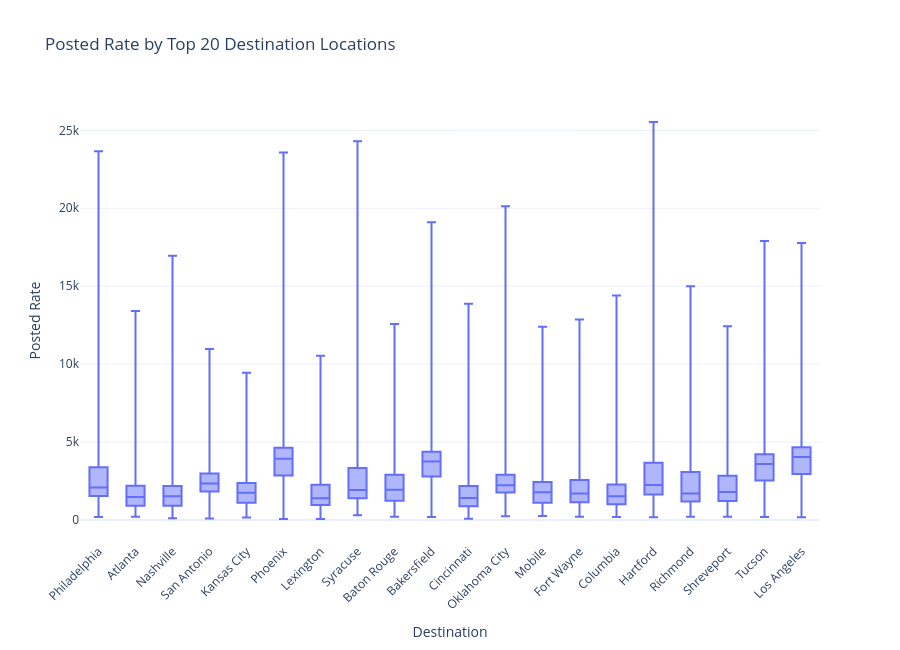

This figure's notebook cell:
### Code cell
top_destinations = (
    df["delivery"]
    .value_counts()
    .head(20)
    .index
)

df_destination = df[
    df["delivery"].isin(top_destinations)
]

fig = px.box(
    df_destination,
    x="delivery",
    y=TARGET,
    points=False,
    title="Posted Rate by Top 20 Destination Locations",
    labels={
        "delivery": "Destination",
        TARGET: "Posted Rate"
    }
)

fig.update_layout(
    template="plotly_white",
    height=650,
    xaxis_tickangle=-45
)

fig.show()

### Figure 1 — Plotly figure (JSON) as saved in the notebook; plotly's stock layout.template omitted (floating-point values rounded to 4 significant figures; data arrays with more than 128 entries replaced by an {"elided": "..."} marker saying what was removed)
{"data": [{"alignmentgroup": "True", "boxpoints": false, "hovertemplate": "Destination=%{x}<br>Posted Rate=%{y}<extra></extra>", "legendgroup": "", "marker": {"color": "#636efa"}, "name": "", "notched": false, "offsetgroup": "", "orientation": "v", "showlegend": false, "type": "box", "x": {"elided": "21347 str values"}, "x0": " ", "xaxis": "x", "y": {"elided": "21347 float values"}, "y0": " ", "yaxis": "y"}], "layout": {"boxmode": "group", "height": 650, "legend": {"tracegroupgap": 0}, "title": {"text": "Posted Rate by Top 20 Destination Locations"}, "xaxis": {"anchor": "y", "domain": [0, 1], "tickangle": -45, "title": {"text": "Destination"}}, "yaxis": {"anchor": "x", "domain": [0, 1], "title": {"text": "Posted Rate"}}}}
